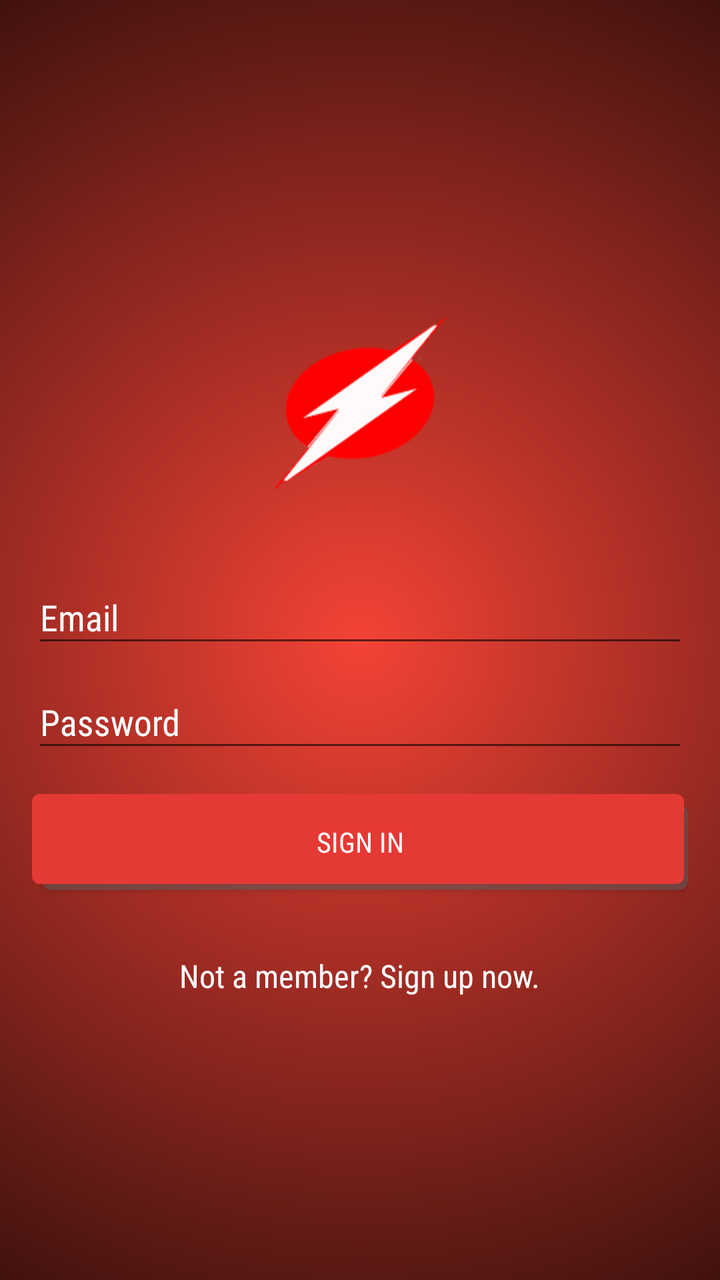
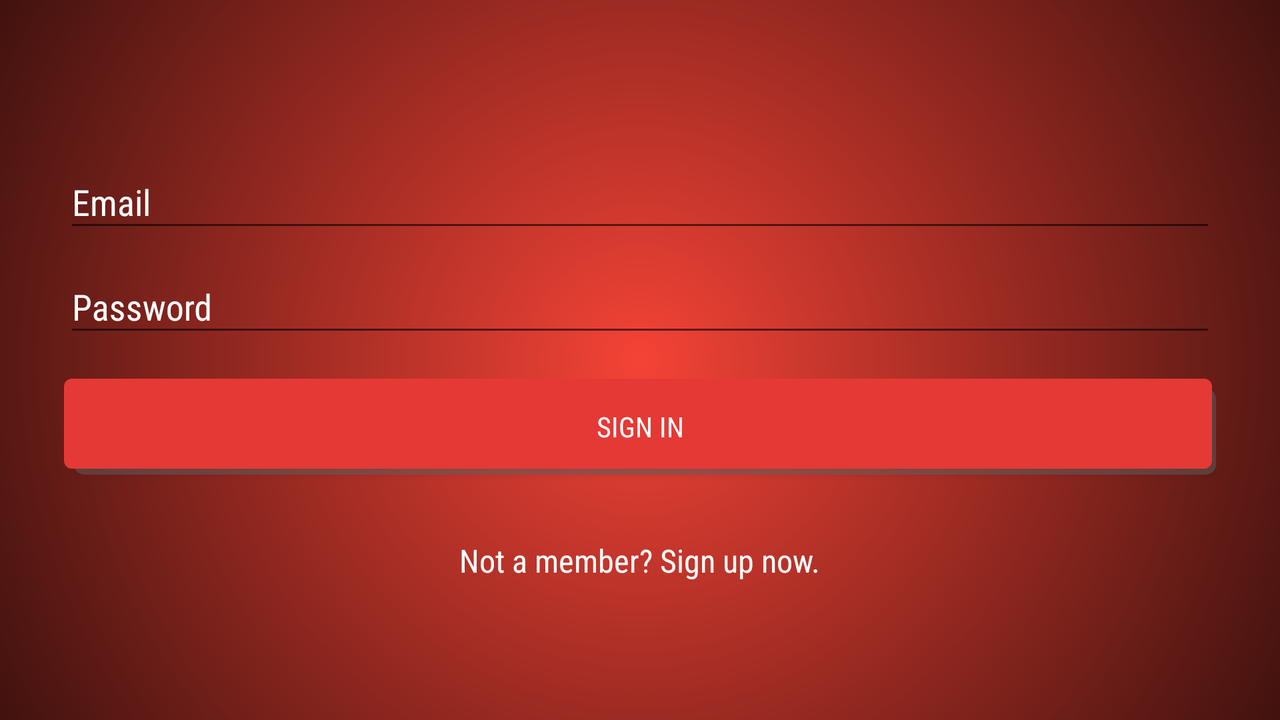

Two renders of one Android screen. The first uses the default layout on a phone; the second uses the alternative layout the repository ships for a different screen configuration, on a matching device. The two XML files are below.
<!-- AndroidManifest.xml: activity theme AppThemeNoBar -->
<!-- res/layout/activity_login.xml -->
<?xml version="1.0" encoding="utf-8"?>
<RelativeLayout xmlns:android="http://schemas.android.com/apk/res/android"
  xmlns:app="http://schemas.android.com/apk/res-auto"
  xmlns:tools="http://schemas.android.com/tools"
  android:layout_width="match_parent"
  android:layout_height="match_parent"
  android:background="@xml/background"
  android:id="@+id/login_activity_relative_layout"
  tools:context=".features.login.LoginActivity">


  <LinearLayout
    android:layout_width="match_parent"
    android:layout_height="match_parent"
    android:layout_marginTop="18dp"
    android:gravity="center"
    android:paddingLeft="16dp"
    android:paddingRight="16dp"
    android:orientation="vertical">

    <ImageView
      android:id="@+id/login_logo"
      android:layout_width="wrap_content"
      android:layout_height="wrap_content"
      android:layout_gravity="center_horizontal"
      app:srcCompat="@drawable/logo_red"
      tools:ignore="ContentDescription" />

    <android.support.design.widget.TextInputLayout
      android:layout_width="match_parent"
      android:layout_height="wrap_content"
      android:layout_marginTop="32dp"
      android:theme="@style/style_for_textInputLayouts_in_register">

      <EditText
        android:id="@+id/email"
        style="@style/editTextViewsRegisterAndLogin"
        android:hint="@string/email"
        android:inputType="textEmailAddress" />

    </android.support.design.widget.TextInputLayout>

    <android.support.design.widget.TextInputLayout
      android:layout_width="match_parent"
      android:layout_height="wrap_content"
      android:theme="@style/style_for_textInputLayouts_in_register">

      <EditText
        android:id="@+id/password"
        style="@style/editTextViewsRegisterAndLogin"
        android:hint="@string/password"
        android:inputType="textPassword" />

    </android.support.design.widget.TextInputLayout>


    <Button
      android:id="@+id/login_btn"
      android:layout_width="match_parent"
      android:layout_height="wrap_content"
      android:layout_marginTop="16dp"
      android:background="@drawable/rounded_buttons"
      android:fontFamily="sans-serif-condensed"
      android:onClick="loginOnClickListener"
      android:text="@string/login"
      android:textColor="@color/colorWhite" />

    <TextView
      android:id="@+id/register_btn"
      android:layout_width="wrap_content"
      android:layout_height="wrap_content"
      android:layout_marginTop="32dp"
      android:fontFamily="sans-serif-condensed"
      android:onClick="registerOnClickListener"
      android:text="@string/register"
      android:textColor="@color/colorWhite"
      android:textSize="16sp" />

  </LinearLayout>

  <include layout="@layout/include_progress_overlay" />

</RelativeLayout>
<!-- res/layout/include_progress_overlay.xml (included above) -->
<?xml version="1.0" encoding="utf-8"?>
<RelativeLayout xmlns:android="http://schemas.android.com/apk/res/android"
  xmlns:tools="http://schemas.android.com/tools"
  android:id="@+id/progress_bar"
  android:layout_width="match_parent"
  android:layout_height="match_parent"
  android:background="@color/colorProgressOverlayBackground"
  android:clickable="true"
  android:focusable="true"
  android:visibility="gone">

  <LinearLayout
    android:layout_width="250dp"
    android:layout_height="wrap_content"
    android:layout_margin="16dp"
    android:layout_centerInParent="true"
    android:background="@color/colorWhite"
    android:orientation="vertical">

    <LinearLayout
      android:layout_width="wrap_content"
      android:layout_height="wrap_content"
      android:layout_margin="8dp"
      android:gravity="center_vertical"
      android:orientation="horizontal"
      tools:ignore="UseCompoundDrawables">
      <ImageView
        android:layout_width="36dp"
        android:layout_height="36dp"
        android:background="@drawable/logo_red"
        android:contentDescription="@null" />

      <TextView
        android:layout_width="wrap_content"
        android:layout_height="wrap_content"
        android:paddingLeft="4dp"
        android:text="@string/app_name"
        android:textColor="@color/colorBlack"
        android:textSize="18sp" />
    </LinearLayout>
    <View
      android:layout_width="match_parent"
      android:layout_height="1dp"
      android:background="@color/colorRed" />

    <LinearLayout
      android:layout_width="match_parent"
      android:layout_height="wrap_content"
      android:layout_margin="16dp"
      android:gravity="center_horizontal"
      android:orientation="vertical">

      <TextView
        android:layout_width="wrap_content"
        android:layout_height="wrap_content"
        android:fontFamily="sans-serif-condensed"
        android:text="@string/please_wait"
        android:textSize="16sp" />

      <com.omisoft.hsracer.features.androidviews.ProgressBarView
        android:layout_width="wrap_content"
        android:layout_height="wrap_content" />

    </LinearLayout>
  </LinearLayout>
</RelativeLayout>
<!-- resources referenced by this layout -->
<resources>
  <color name="colorBlack">#000000</color>
  <color name="colorProgressOverlayBackground">#8F000000</color>
  <color name="colorRed">#FF0000</color>
  <color name="colorWhite">#FFFFFF</color>
  <!-- drawable logo_red: png bitmap (drawable-hdpi-v9, 4683 bytes) -->
  <!-- drawable rounded_buttons (drawable) -->
  <?xml version="1.0" encoding="utf-8"?>
  <selector xmlns:android="http://schemas.android.com/apk/res/android">
  
    <item android:state_pressed="true">
      <layer-list>
        <item android:left="5dp" android:top="5dp">
          <shape>
            <corners android:radius="5dp" />
            <solid android:color="@color/colorButtonShadowPressed" />
          </shape>
        </item>
        <item android:bottom="3dp" android:right="2dp">
          <shape>
            <gradient android:angle="180" android:endColor="@color/colorButtonPressed" android:startColor="@color/colorButtonPressed" />
            <corners android:radius="4dp" />
          </shape>
        </item>
      </layer-list>
    </item>
  
  
    <item>
      <layer-list>
        <item android:left="5dp" android:top="5dp">
          <shape>
            <corners android:radius="5dp" />
            <solid android:color="@color/colorButtonShadowPressed" />
          </shape>
        </item>
        <item android:bottom="3dp" android:right="2dp">
          <shape>
            <gradient android:angle="180" android:endColor="@color/colorButtonReleased" android:startColor="@color/colorButtonReleased" />
            <corners android:radius="4dp" />
          </shape>
        </item>
      </layer-list>
    </item>
  </selector>
  <string name="app_name">HSRacer</string>
  <string name="email">Email</string>
  <string name="login">Sign in</string>
  <string name="password">Password</string>
  <string name="please_wait">Please wait…</string>
  <string name="register">Not a member? Sign up now.</string>
  <style name="editTextViewsRegisterAndLogin">
      <item name="android:fontFamily">sans-serif-condensed</item>
      <item name="android:layout_height">wrap_content</item>
      <item name="android:layout_width">match_parent</item>
      <item name="android:textColor">@color/colorWhite</item>
      <item name="android:textSize">18sp</item>
    </style>
  <style name="style_for_textInputLayouts_in_register">
      <item name="colorAccent">@color/colorWhite</item>
      <item name="android:textColor">@color/colorWhite</item>
      <item name="android:textColorHighlight">@color/colorWhite</item>
      <item name="android:textColorHint">@color/colorWhite</item>
      <item name="android:textColorLink">@color/colorWhite</item>
    </style>
  <!-- from res/values-v21/ -->
  <style name="AppThemeNoBar" parent="Theme.AppCompat.Light.NoActionBar">
      
      <item name="colorButtonNormal">@color/colorPrimaryRed</item>
      <item name="colorPrimary">@color/colorPrimaryRed</item>
      <item name="colorPrimaryDark">@color/colorPrimaryRed</item>
      <item name="colorAccent">@color/colorPrimaryRed</item>
      <item name="android:windowDrawsSystemBarBackgrounds">true</item>
      <item name="android:statusBarColor">@color/colorRed</item>
      <item name="android:windowTranslucentStatus">false</item>
    </style>
  <color name="colorButtonShadowPressed">#81616161</color>
  <color name="colorButtonPressed">#DA3935</color>
  <color name="colorButtonReleased">#E53935</color>
  <color name="colorPrimaryRed">#F44336</color>
</resources>
<!-- res/layout-land/activity_login.xml (the repository's variant of the layout above) -->
<!-- drawn on the phone turned sideways -->
<?xml version="1.0" encoding="utf-8"?>
<RelativeLayout xmlns:android="http://schemas.android.com/apk/res/android"
  xmlns:tools="http://schemas.android.com/tools"
  android:id="@+id/login_activity_relative_layout"
  android:layout_width="match_parent"
  android:layout_height="match_parent"
  android:background="@xml/background"
  android:fitsSystemWindows="true"
  android:orientation="vertical"
  tools:context=".features.login.LoginActivity">

  <LinearLayout
    android:layout_width="match_parent"
    android:layout_height="match_parent"
    android:padding="32dp"
    android:gravity="center"
    android:orientation="vertical">

    <android.support.design.widget.TextInputLayout
      android:layout_width="match_parent"
      android:layout_height="wrap_content"
      android:theme="@style/style_for_textInputLayouts_in_register">

      <EditText
        android:id="@+id/email"
        style="@style/editTextViewsRegisterAndLogin"
        android:hint="@string/email"
        android:inputType="textEmailAddress" />

    </android.support.design.widget.TextInputLayout>

    <android.support.design.widget.TextInputLayout
      android:layout_width="match_parent"
      android:layout_height="wrap_content"
      android:theme="@style/style_for_textInputLayouts_in_register">

      <EditText
        android:id="@+id/password"
        style="@style/editTextViewsRegisterAndLogin"
        android:hint="@string/password"
        android:inputType="textPassword" />

    </android.support.design.widget.TextInputLayout>


    <Button
      android:id="@+id/login_btn"
      android:layout_width="match_parent"
      android:layout_height="wrap_content"
      android:layout_marginTop="16dp"
      android:background="@drawable/rounded_buttons"
      android:fontFamily="sans-serif-condensed"
      android:onClick="loginOnClickListener"
      android:text="@string/login"
      android:textColor="@color/colorWhite" />

    <TextView
      android:id="@+id/register_btn"
      android:layout_width="wrap_content"
      android:layout_height="wrap_content"
      android:layout_marginTop="32dp"
      android:fontFamily="sans-serif-condensed"
      android:onClick="registerOnClickListener"
      android:text="@string/register"
      android:textColor="@color/colorWhite"
      android:textSize="16sp" />
  </LinearLayout>

  <include layout="@layout/include_progress_overlay" />

</RelativeLayout>
